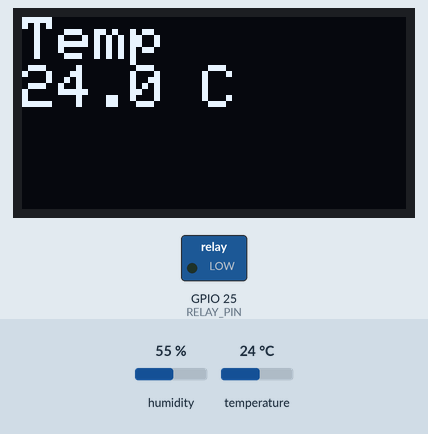
Simulated run of this sketch. Board: ESP32. On the bench: 128×64 one-colour display, switched loads named in the sketch (green lamp = pin HIGH). The inputs (shaded band) are chosen by the test bench; at power-on: temperature 24 °C, humidity 55 %. WiFi joins after 1.5 s; servers stay silent unless stated; uploads are accepted with an empty reply; what the sketch prints to the serial monitor is not drawn.

Above: at 7.0 s.
7.1 s: temperature set to 28 °C
At 10.8 s:
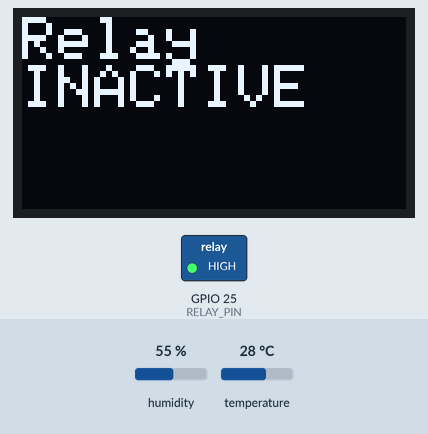
15.3 s: temperature set to 12 °C
At 20.5 s:
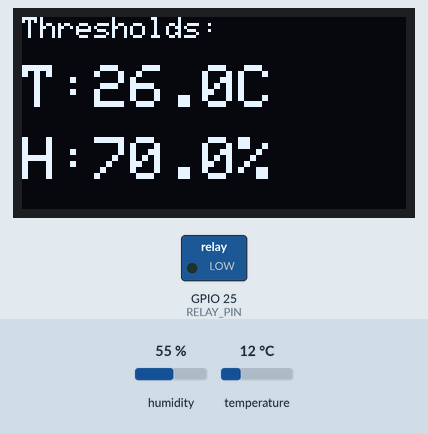
23.3 s: humidity set to 22 %
At 24.3 s:
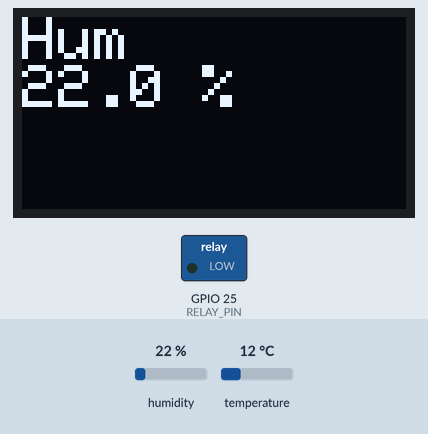
27.5 s: humidity set to 40 %
At 32.5 s:
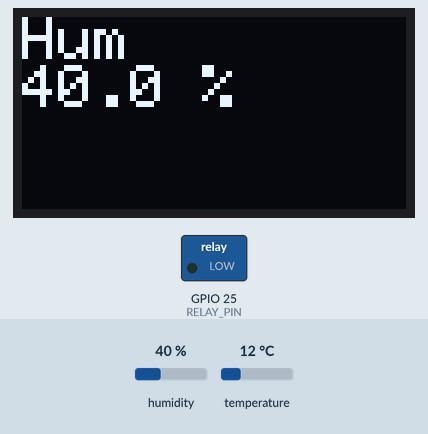
Timing chart, 0 to 34.0 s (numbered marks = the images above; inputs shaded):
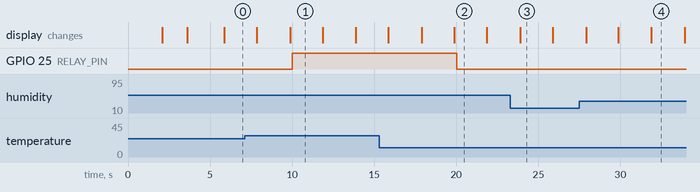

Measured:
- the behaviour switches between 26 and 27 °C on temperature (found by bisection; images 0 and 1)
- after the input at 7.1 s, GPIO 25 (RELAY_PIN): LOW → HIGH after 2.9 s
- after the input at 15.3 s, GPIO 25 (RELAY_PIN): HIGH → LOW after 4.7 s
- what the display in image 1 shows lasts 2.0 s, from 9.9 s to 11.9 s

The sketch:

midterm_dht11.ino
```cpp
#include <WiFi.h>
#include <DHT.h>
#include <HTTPClient.h>
#include <WiFiClientSecure.h>
#include <Adafruit_SSD1306.h>
#include <Wire.h>
#include <ArduinoJson.h>

// Hardware Configuration
#define DHT_PIN 4
#define DHT_TYPE DHT11
#define RELAY_PIN 25
#define SCREEN_WIDTH 128
#define SCREEN_HEIGHT 64
#define OLED_RESET -1

// WiFi Credentials
const char* ssid = "hfsha";
const char* pass = "12345678";

// Server Configuration
const char* server = "humancc.site";
const char* endpoint = "/shahidatulhidayah/iottraining/backend/dht11_api.php";
const int deviceId = 101;

// Default Sensor Thresholds (will be updated from server)
float tempThreshold = 26.0;
float humThreshold = 70.0;

// Global Objects
DHT dht(DHT_PIN, DHT_TYPE);
WiFiClientSecure client;
Adafruit_SSD1306 display(SCREEN_WIDTH, SCREEN_HEIGHT, &Wire, OLED_RESET);

// Timing variables
unsigned long previousMillis = 0;
const long interval = 10000;
unsigned long lastDisplayUpdate = 0;
const long displayInterval = 2000;
int displayState = 0;

void setup() {
  Serial.begin(115200);

  // Initialize Hardware
  pinMode(RELAY_PIN, OUTPUT);
  digitalWrite(RELAY_PIN, LOW);
  dht.begin();

  // Initialize OLED
  if(!display.begin(SSD1306_SWITCHCAPVCC, 0x3C)) {
    Serial.println(F("SSD1306 allocation failed"));
    for(;;);
  }
  display.clearDisplay();
  display.setTextSize(1);
  display.setTextColor(WHITE);
  display.setCursor(0,0);
  display.println("System Starting...");
  display.display();
  delay(2000);

  // Connect to WiFi
  connectToWiFi();

  // Configure HTTPS
  client.setInsecure();

  // Initial fetch of thresholds after connecting
  fetchThresholds();

  display.setTextSize(2);
}

void loop() {
  unsigned long currentMillis = millis();

  // Handle sensor reading and data transmission
  if (currentMillis - previousMillis >= interval) {
    previousMillis = currentMillis;

    float temperature, humidity;
    if (!readSensor(&temperature, &humidity)) {
      temperature = NAN;
      humidity = NAN;
    }

    String relayStatus = controlRelay(temperature, humidity);

    if (WiFi.status() == WL_CONNECTED) {
      sendDataAndFetchThresholds(temperature, humidity, relayStatus);
    } else {
      Serial.println("WiFi disconnected. Reconnecting...");
      connectToWiFi();
    }
  }

  // Handle OLED display updates
  if (currentMillis - lastDisplayUpdate >= displayInterval) {
    lastDisplayUpdate = currentMillis;
    updateDisplay();
    displayState = (displayState + 1) % 4;
  }

  delay(10);
}

bool readSensor(float *temp, float *hum) {
  yield();
  *hum = dht.readHumidity();
  yield();
  *temp = dht.readTemperature();

  if (isnan(*hum) || isnan(*temp)) {
    Serial.println("DHT read failed!");
    return false;
  }

  Serial.printf("Temp: %.1f°C | Hum: %.1f%%\n", *temp, *hum);
  return true;
}

String controlRelay(float temp, float hum) {
  bool shouldActivate = (temp != NAN && temp > tempThreshold) || (hum != NAN && hum > humThreshold);
  digitalWrite(RELAY_PIN, shouldActivate ? HIGH : LOW);

  String status = shouldActivate ? "On" : "Off";
  static bool wasActive = false;
  if (shouldActivate && !wasActive) {
    Serial.println("Relay ACTIVATED (Threshold exceeded)");
    wasActive = true;
  } else if (!shouldActivate && wasActive) {
    Serial.println("Relay DEACTIVATED");
    wasActive = false;
  }
  return status;
}

void connectToWiFi() {
  Serial.print("Connecting to WiFi...");
  display.clearDisplay();
  display.setTextSize(1);
  display.setCursor(0,0);
  display.println("Connecting");
  display.println("to WiFi...");
  display.display();

  WiFi.begin(ssid, pass);

  int attempts = 0;
  while (WiFi.status() != WL_CONNECTED && attempts < 30) {
    delay(500);
    Serial.print(".");
    attempts++;
    yield();
  }

  if (WiFi.status() == WL_CONNECTED) {
    Serial.printf("\nConnected! IP: %s\n", WiFi.localIP().toString().c_str());
    display.clearDisplay();
    display.setCursor(0,0);
    display.setTextSize(1);
    display.println("WiFi Connected!");
    display.setTextSize(1);
    display.println(WiFi.localIP().toString().c_str());
    display.display();
    delay(2000);
    display.setTextSize(2);
  } else {
    Serial.println("\nFailed to connect!");
    display.clearDisplay();
    display.setCursor(0,0);
    display.setTextSize(1);
    display.println("WiFi");
    display.println("Connection");
    display.println("Failed!");
    display.display();
  }
}

// Function to send sensor data and fetch thresholds
void sendDataAndFetchThresholds(float temp, float hum, String relayStatus) {
  HTTPClient http;

  String url = "https://" + String(server) + String(endpoint) +
               "?id=" + String(deviceId) +
               "&temp=" + String(temp) +
               "&hum=" + String(hum) +
               "&relay=" + relayStatus;

  Serial.println("Sending to: " + url);

  http.begin(client, url);
  int httpCode = http.GET();

  if (httpCode > 0) {
    Serial.printf("HTTP Response: %d\n", httpCode);
    if (httpCode == HTTP_CODE_OK) {
      String payload = http.getString();
      Serial.println("Server response: " + payload);

      StaticJsonDocument<512> doc;
      DeserializationError error = deserializeJson(doc, payload);

      if (error) {
        Serial.print(F("deserializeJson() failed: "));
        Serial.println(error.f_str());
      } else {
        if (doc["status"] == "success" && doc.containsKey("data")) {
          JsonObject data = doc["data"];
          if (data.containsKey("temp_threshold") && data.containsKey("hum_threshold")) {
            float newTempThreshold = data["temp_threshold"].as<float>();
            float newHumThreshold = data["hum_threshold"].as<float>();
            if (newTempThreshold != tempThreshold || newHumThreshold != humThreshold) {
              tempThreshold = newTempThreshold;
              humThreshold = newHumThreshold;
              Serial.printf("Thresholds updated: Temp=%.1f°C, Hum=%.1f%%\n", tempThreshold, humThreshold);
            }
          }
        }
      }
    }
  } else {
    Serial.printf("HTTP Error: %s\n", http.errorToString(httpCode).c_str());
  }

  http.end();
}

// Function to fetch thresholds specifically (on startup)
void fetchThresholds() {
  HTTPClient http;
  String url = "https://" + String(server) + String(endpoint) +
               "?id=" + String(deviceId) +
               "&fetch_thresholds=true";

  Serial.println("Fetching thresholds from: " + url);

  http.begin(client, url);
  int httpCode = http.GET();

  if (httpCode > 0) {
    Serial.printf("HTTP Response: %d\n", httpCode);
    if (httpCode == HTTP_CODE_OK) {
      String payload = http.getString();
      Serial.println("Threshold fetch response: " + payload);

      StaticJsonDocument<256> doc;
      DeserializationError error = deserializeJson(doc, payload);

      if (error) {
        Serial.print(F("deserializeJson() failed during fetch: "));
        Serial.println(error.f_str());
      } else {
        if (doc["status"] == "success" && doc["data"].containsKey("temp_threshold") && doc["data"].containsKey("hum_threshold")) {
          tempThreshold = doc["data"]["temp_threshold"].as<float>();
          humThreshold = doc["data"]["hum_threshold"].as<float>();
          Serial.printf("Initial thresholds set: Temp=%.1f°C, Hum=%.1f%%\n", tempThreshold, humThreshold);
        }
      }
    }
  } else {
    Serial.printf("HTTP Error during fetch: %s\n", http.errorToString(httpCode).c_str());
  }

  http.end();
}

void updateDisplay() {
  display.clearDisplay();
  display.setTextColor(WHITE);

  float currentTemp = dht.readTemperature();
  float currentHum = dht.readHumidity();

  switch(displayState) {
    case 0:
      display.setTextSize(2);
      display.setCursor(0,0);
      display.println("Temp");
      if (isnan(currentTemp)) {
        display.println("Failed!");
      } else {
        display.println(String(currentTemp, 1) + " C");
      }
      break;

    case 1:
      display.setTextSize(2);
      display.setCursor(0,0);
      display.println("Hum");
      if (isnan(currentHum)) {
        display.println("Failed!");
      } else {
        display.println(String(currentHum, 1) + " %");
      }
      break;

    case 2:
      display.setTextSize(2);
      display.setCursor(0,0);
      display.println("Relay");
      display.println(digitalRead(RELAY_PIN) ? "ACTIVE" : "INACTIVE");
      break;

    case 3:
      display.setTextSize(1);
      display.setCursor(0,0);
      display.println("Thresholds:");

      display.setTextSize(2);
      display.setCursor(0, 16); // Slightly below the title
      display.printf("T:%.1fC\n", tempThreshold);
      display.setCursor(0, 40);
      display.printf("H:%.1f%%", humThreshold);
      break;
  }

  display.display();
}
```
